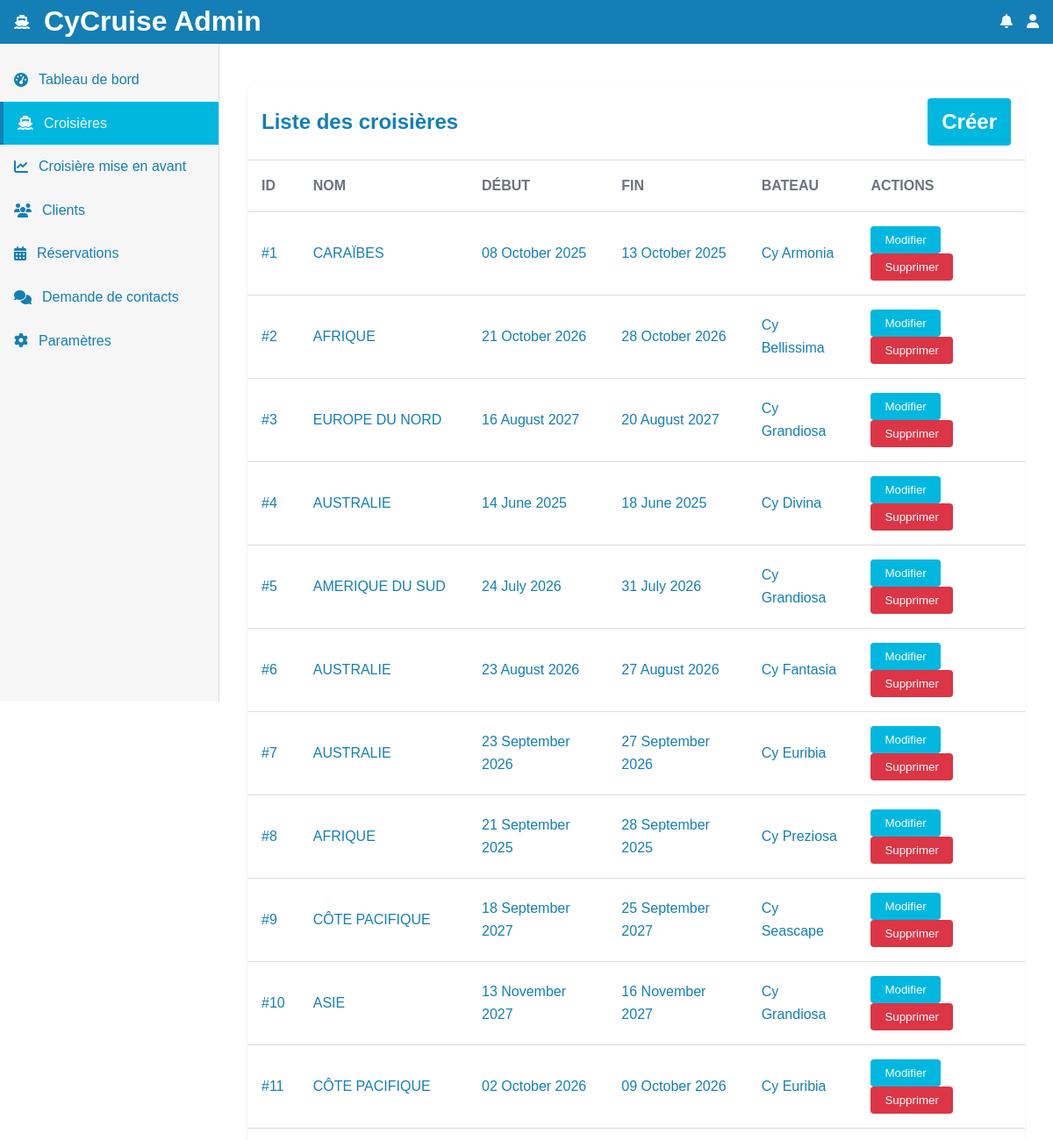
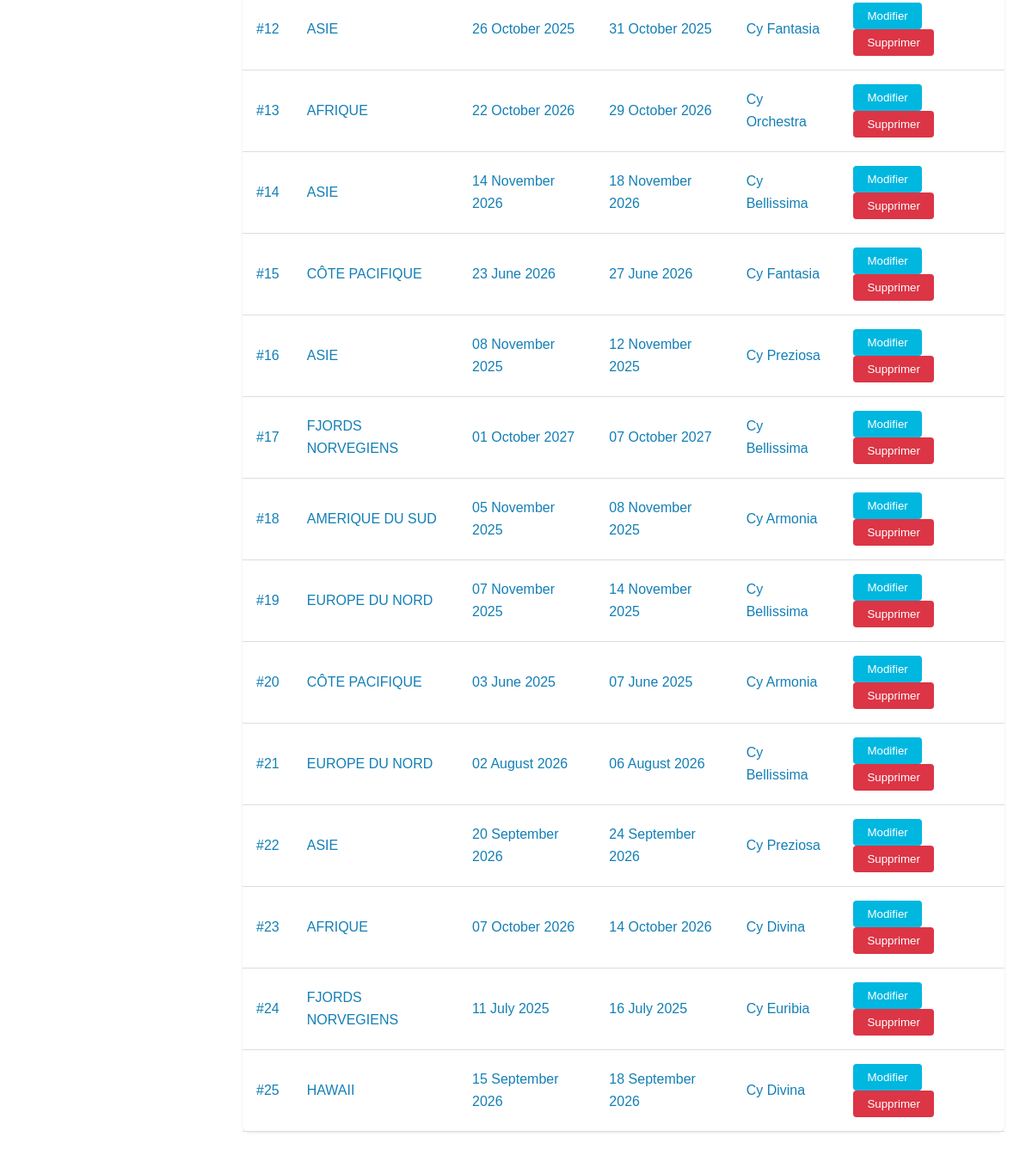
/admin/list-cruise.php (signed in), run on the app's committed database (2 pictures, top to bottom).
### tables this page shows
CREATE TABLE IF NOT EXISTS `cruise`(
    `id` BIGINT NOT NULL AUTO_INCREMENT PRIMARY KEY,
    `name` VARCHAR(255) NOT NULL,
    `description` LONGTEXT NOT NULL,
    `short_descriptions` VARCHAR(255) NOT NULL,
    `img` LONGTEXT NOT NULL,
    `start_date` DATE NOT NULL,
    `end_date` DATE NOT NULL,
    `duration` INT NOT NULL,
    `boat_id` BIGINT NOT NULL,
    `price` FLOAT(53) NOT NULL,
    CONSTRAINT `cruise_boat_foreign`
    FOREIGN KEY (`boat_id`) REFERENCES `boats`(`id`)
    ON DELETE CASCADE ON UPDATE CASCADE);

CREATE TABLE IF NOT EXISTS `boats`(
    `id` BIGINT NOT NULL AUTO_INCREMENT PRIMARY KEY,
    `type` VARCHAR(255) NOT NULL,
    `name` VARCHAR(255) UNIQUE NOT NULL,
    `img` VARCHAR(255) NOT NULL,
    `descriptions` LONGTEXT NOT NULL,
    `capacity` BIGINT,
    `length` BIGINT);

### src/Models/Database.php (called while the page is built, shortened)
<?php
class Database
{
    private static ?Database $instance = null;
    private mysqli $conn;
    private function __construct()
    {
        try {
            $this->conn = new mysqli(getenv("DB_HOST"), getenv("DB_USER"), getenv("DB_PASS"), getenv("DB_NAME"));
        } catch (Exception $e) {
            die("Database connection failed: " . $e->getMessage());
        }
    }
    public static function getInstance(): Database
    {
        if (self::$instance === null) {
            self::$instance = new Database();
        }
        return self::$instance;
    }
    public function getConnection(): mysqli
    {
        return $this->conn;
    }
}

### src/Repository/BoatRepository.php (called while the page is built, shortened)
<?php
require_once __DIR__ . "/../Models/Boat.php";
require_once __DIR__ . "/../Models/Database.php";
class BoatRepository
{
    private static ?BoatRepository $instance = null;
    private Database $database;
    private function __construct()
    {
        $this->database = Database::getInstance();
    }
    public static function getInstance(): BoatRepository
    {
        if (self::$instance === null) {
            self::$instance = new BoatRepository();
        }
        return self::$instance;
    }
    public function selectById(int $id): ?Boat
    {
        try {
            $stmt = $this->database->getConnection()->prepare("SELECT * FROM boats WHERE id = ?");
            $stmt->bind_param("i", $id);
            $stmt->execute();
            $result = $stmt->get_result();
            $row = $result->fetch_assoc();
            return new Boat($row['id'], BoatType::from($row['type']), $row['name'], $row['img'], $row['descriptions'], $row['capacity'], $row['length']);
        } catch (Exception $e) {
            return null;
        }
    }
}

### src/Repository/CruiseStageRepository.php (called while the page is built, shortened)
<?php
require_once __DIR__ . "/../Models/Database.php";
class CruiseStageRepository
{
    private static ?CruiseStageRepository $instance = null;
    private Database $database;
    private function __construct()
    {
        $this->database = Database::getInstance();
    }
    public static function getInstance(): CruiseStageRepository
    {
        if (self::$instance === null) {
            self::$instance = new CruiseStageRepository();
        }
        return self::$instance;
    }
    public function selectAllByCruiseId(int $id): array
    {
        $stageListe = [];
        try {
            $stmt = $this->database->getConnection()->prepare("SELECT * FROM cruise_stage WHERE cruise_id = ?");
            $stmt->bind_param("i", $id);
            if ($stmt->execute()) {
                $result = $stmt->get_result();
                while ($row = $result->fetch_assoc()) {
                    $stageListe[] = new CruiseStage($row['id'], $row['name'], $row['description'], $row['start_date'], $row['end_date'], $row['latitude'], $row['longitude']);
                }
            }
        } catch (Exception $e) {
        }
        return $stageListe;
    }
}

### src/Repository/CruiseOptionRepository.php (called while the page is built, shortened)
<?php
require_once __DIR__ . "/../Models/Database.php";
class CruiseOptionRepository
{
    private static ?CruiseOptionRepository $instance = null;
    private Database $database;
    public function __construct()
    {
        $this->database = Database::getInstance();
    }
    public static function getInstance(): CruiseOptionRepository
    {
        if (self::$instance === null) {
            self::$instance = new CruiseOptionRepository();
        }
        return self::$instance;
    }
    public function selectAllByCruiseId(int $cruise_id): array
    {
        $cruiseOption = [];
        try {
            $stmt = $this->database->getConnection()->prepare("SELECT * FROM cruise_option WHERE cruise_id = ?");
            $stmt->bind_param("i", $cruise_id);
            if ($stmt->execute()) {
                $result = $stmt->get_result();
                while ($row = $result->fetch_assoc()) {
                    $cruiseOption[] = new CruiseOption($row['id'], $row['type'], $row['name'], $row['price'], $row['is_default'], $row['per_passenger']);
                }
            }
        } catch (Exception $e) {
        }
        return $cruiseOption;
    }
}

### src/Repository/CruiseRepository.php (called while the page is built, shortened)
<?php
require_once __DIR__ . "/../Models/Database.php";
require_once __DIR__ . "/../Models/Cruise.php";
require_once "BoatRepository.php";
require_once "CruiseStageRepository.php";
require_once "CruiseOptionRepository.php";
class CruiseRepository
{
    private static ?CruiseRepository $instance = null;
    private Database $database;
    private BoatRepository $boatRepository;
    private CruiseStageRepository $cruiseStageRepository;
    private CruiseOptionRepository $cruiseOptionRepository;
    private function __construct()
    {
        $this->database = Database::getInstance();
        $this->boatRepository = BoatRepository::getInstance();
        $this->cruiseStageRepository = CruiseStageRepository::getInstance();
        $this->cruiseOptionRepository = CruiseOptionRepository::getInstance();
    }
    public static function getInstance(): CruiseRepository
    {
        if (self::$instance === null) {
            self::$instance = new CruiseRepository();
        }
        return self::$instance;
    }
    public function findAll(): array
    {
        $cruiseList = [];
        try {
            $stmt = $this->database->getConnection()->prepare("SELECT * FROM cruise");
            $stmt->execute();
            $result = $stmt->get_result();
            while ($data = $result->fetch_assoc()) {
                $cruiseList[] = new Cruise(
                    $data['id'],
                    $data['name'],
                    $data['description'],
                    $data['short_descriptions'],
                    $data['img'],
                    $data['start_date'],
                    $data['end_date'],
                    $data['duration'],
                    $this->boatRepository->selectById($data['boat_id']),
                    $this->cruiseStageRepository->selectAllByCruiseId($data['id']),
                    $this->cruiseOptionRepository->selectAllByCruiseId($data['id']),
                    $data['price']
                );
            }
        } catch (Exception $e) {
        }
        return $cruiseList;
    }
}

### src/Enums/BoatType.php (called while the page is built, shortened)
<?php
enum BoatType
{
    public static function from(mixed $state)
    {
        return match ($state) {
            'DEFAULT' => self::DEFAULT,
            'EXPLORA' => self::EXPLORA,
            default => throw new \InvalidArgumentException("Invalid boat type")
        };
    }
}

### src/Models/Cruise.php (called while the page is built, shortened)
<?php
class Cruise
{
    private int $id;
    private string $name;
    private string $start_date;
    private string $end_date;
    private Boat $boat;
    public function __construct(int $id, string $name, string $description, string $short_descriptions, string $img, string $start_date, string $end_date, int $duration, Boat $boat, array $stage, array $options, float $price)
    {
        $this->id = $id;
        $this->name = $name;
        $this->start_date = $start_date;
        $this->end_date = $end_date;
        $this->boat = $boat;
    }
    public function getId(): int
    {
        return $this->id;
    }
    public function getName(): string
    {
        return $this->name;
    }
    public function getStartDate(): string
    {
        return $this->start_date;
    }
    public function getEndDate(): string
    {
        return $this->end_date;
    }
    public function getBoat(): Boat
    {
        return $this->boat;
    }
}

### src/Models/Boat.php (called while the page is built, shortened)
<?php
require_once __DIR__ . '/../Enums/BoatType.php';
class Boat
{
    public function __construct(int $id, BoatType $type, string $name, string $img, string $descriptions, int $capacity, int $length)
    {
        $this->name = $name;
    }
}

### public/admin/list-cruise.php (the view, shortened to what this page needs)
<?php
require_once "../../src/Repository/CruiseRepository.php";
$cruiseList = CruiseRepository::getInstance()->findAll();
?>
<!DOCTYPE html>
<html lang="en" xmlns="http://www.w3.org/1999/html">
<head>
    <link href="../assets/css/app.css" rel="stylesheet">
    <link href="../assets/css/btn-kit.css" rel="stylesheet">
    <link href="../assets/css/admin/navbar.css" rel="stylesheet">
    <link href="../assets/css/admin/dashboard.css" rel="stylesheet">
    <link href="https://cdnjs.cloudflare.com/ajax/libs/font-awesome/6.4.2/css/all.min.css" rel="stylesheet">
</head>
<body>
<?php include "../../component/admin/sidebar.php"; ?>
<main>
    <div class="content-table">
        <h2>Liste des croisières <a href="create-cruise.php" class="btn-edit">Créer</a></h2>
        <table>
            <thead>
            <tr>
                <th>ID</th>
                <th>Nom</th>
                <th>Début</th>
                <th>Fin</th>
                <th>Bateau</th>
                <th>Actions</th>
            </tr>
            </thead>
            <tbody>
            <?php foreach ($cruiseList as $cruise): ?>
                <tr>
                    <td>#<?php echo htmlspecialchars($cruise->getId()) ?></td>
                    <td><?php echo htmlspecialchars($cruise->getName()) ?></td>
                    <td><?php echo date("d F Y", strtotime($cruise->getStartDate())) ?></td>
                    <td><?php echo date("d F Y", strtotime($cruise->getEndDate())) ?></a></td>
                    <td><?php echo htmlspecialchars($cruise->getBoat()->getName()) ?></td>
                    <td>
                        <a href="details-cruise.php?id=<?php echo htmlspecialchars($cruise->getId()) ?>" style="display:inline;">
                            <button type="submit" class="btn-edit">Modifier</button>
                        </a>
                        <form method="POST" action="delete-cruise.php" style="display:inline;">
                            <button type="submit" class="btn-delete">Supprimer</button>
                        </form>
                    </td>
                </tr>
            <?php endforeach; ?>
            </tbody>
        </table>
    </div>
</main>
</body>

### public/assets/css/app.css (style rules this page uses)
:root { --color-light-blue: #00b7e0; --color-dark-blue: #137fb6; --color-title-blue: #111827; --color-gray: #6b7280; --color-full-white: #f6f6f6; --background-color: white; --background-color-alternate: #f6f6f6; --color-dark-white: black; --color-confirm-ok: #5cb85c; --color-confirm-pending: #ffaa00; --color-confirm-fail: #d9534f; }
* { margin: 0; padding: 0; box-sizing: border-box; }
body { font-family: Arial Rounded MT Bold, Helvetica Rounded, Arial, sans-serif; line-height: 1.6; background-color: var(--background-color); }

### public/assets/css/btn-kit.css (style rules this page uses)
.btn-edit { padding: 0.5rem 1rem; border: none; border-radius: 4px; cursor: pointer; text-decoration: none; transition: background-color 0.3s; background-color: var(--color-light-blue); color: white; }
.btn-delete { padding: 0.5rem 1rem; border: none; border-radius: 4px; cursor: pointer; transition: background-color 0.3s; background-color: #dc3545; color: white; }

### public/assets/css/admin/navbar.css (style rules this page uses)
:root { --sidebar-width: 250px; }

### public/assets/css/admin/dashboard.css (style rules this page uses)
html { background-color: var(--color-full-white); }
main { margin-left: var(--sidebar-width); padding: 2rem; }
.content-table h2 { display: flex; justify-content: space-between; align-items: center; padding: 1rem; border-bottom: 1px solid #ddd; color: var(--color-dark-blue); }
.content-table { width: 100%; background-color: white; border-radius: 8px; box-shadow: 0 1px 3px rgba(0, 0, 0, 0.1); margin-top: 4rem; }
.content-table h2 { padding: 1rem; border-bottom: 1px solid #ddd; color: var(--color-dark-blue); }
table { width: 100%; border-collapse: collapse; }
th, td { padding: 1rem; text-align: left; border-bottom: 1px solid #ddd; color: var(--color-dark-blue); }
td a { color: var(--color-dark-blue); text-decoration: none; }
th { text-transform: uppercase; color: var(--color-gray); }

### data on the page
cruise: id "1", name "CARAÏBES", start_date "08 October 2025", end_date "13 October 2025", boat.name "Cy Armonia"
cruise: id "2", name "AFRIQUE", start_date "21 October 2026", end_date "28 October 2026", boat.name "Cy Bellissima"
cruise: id "3", name "EUROPE DU NORD", start_date "16 August 2027", end_date "20 August 2027", boat.name "Cy Grandiosa"
cruise: id "4", name "AUSTRALIE", start_date "14 June 2025", end_date "18 June 2025", boat.name "Cy Divina"
cruise: id "5", name "AMERIQUE DU SUD", start_date "24 July 2026", end_date "31 July 2026", boat.name "Cy Grandiosa"
cruise: id "6", name "AUSTRALIE", start_date "23 August 2026", end_date "27 August 2026", boat.name "Cy Fantasia"
cruise: id "7", name "AUSTRALIE", start_date "23 September 2026", end_date "27 September 2026", boat.name "Cy Euribia"
cruise: id "8", name "AFRIQUE", start_date "21 September 2025", end_date "28 September 2025", boat.name "Cy Preziosa"
cruise: id "9", name "CÔTE PACIFIQUE", start_date "18 September 2027", end_date "25 September 2027", boat.name "Cy Seascape"
cruise: id "10", name "ASIE", start_date "13 November 2027", end_date "16 November 2027", boat.name "Cy Grandiosa"
cruise: id "11", name "CÔTE PACIFIQUE", start_date "02 October 2026", end_date "09 October 2026", boat.name "Cy Euribia"
cruise: id "12", name "ASIE", start_date "26 October 2025", end_date "31 October 2025", boat.name "Cy Fantasia"
cruise: id "13", name "AFRIQUE", start_date "22 October 2026", end_date "29 October 2026", boat.name "Cy Orchestra"
cruise: id "14", name "ASIE", start_date "14 November 2026", end_date "18 November 2026", boat.name "Cy Bellissima"
cruise: id "15", name "CÔTE PACIFIQUE", start_date "23 June 2026", end_date "27 June 2026", boat.name "Cy Fantasia"
cruise: id "16", name "ASIE", start_date "08 November 2025", end_date "12 November 2025", boat.name "Cy Preziosa"
cruise: id "17", name "FJORDS NORVEGIENS", start_date "01 October 2027", end_date "07 October 2027", boat.name "Cy Bellissima"
cruise: id "18", name "AMERIQUE DU SUD", start_date "05 November 2025", end_date "08 November 2025", boat.name "Cy Armonia"
cruise: id "19", name "EUROPE DU NORD", start_date "07 November 2025", end_date "14 November 2025", boat.name "Cy Bellissima"
cruise: id "20", name "CÔTE PACIFIQUE", start_date "03 June 2025", end_date "07 June 2025", boat.name "Cy Armonia"
cruise: id "21", name "EUROPE DU NORD", start_date "02 August 2026", end_date "06 August 2026", boat.name "Cy Bellissima"
cruise: id "22", name "ASIE", start_date "20 September 2026", end_date "24 September 2026", boat.name "Cy Preziosa"
cruise: id "23", name "AFRIQUE", start_date "07 October 2026", end_date "14 October 2026", boat.name "Cy Divina"
cruise: id "24", name "FJORDS NORVEGIENS", start_date "11 July 2025", end_date "16 July 2025", boat.name "Cy Euribia"
cruise: id "25", name "HAWAII", start_date "15 September 2026", end_date "18 September 2026", boat.name "Cy Divina"
